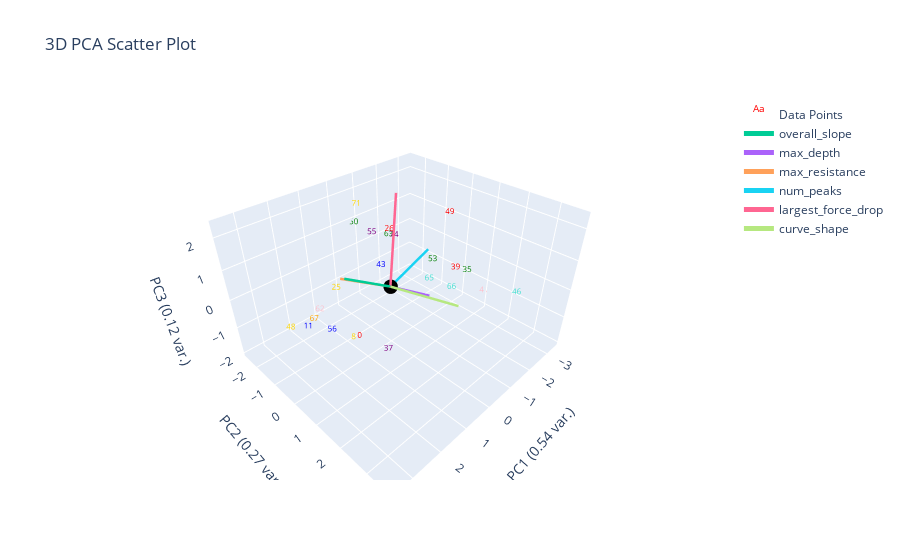

This figure's notebook cell:
### Markdown cell above
# Clustering Marion's Labels

### Code cell
marions_labeled_data = data_features_df[data_features_df['marions_ylabels'].notna()].copy() # removes NaN's which correspond to non-labled data
# encodes object into categorical variables
marions_labeled_data['encoded'], uniques = pd.factorize(marions_labeled_data['marions_ylabels'])

plotting.plot_clusters_seperately(marions_labeled_data['encoded'].tolist(), marions_labeled_data.index.tolist(), depth_resist_curve_df_list, data_features_df, 
                         cluster_category_names=uniques.tolist())
plotting.plot_pca(marions_labeled_data, marions_labeled_data['encoded'], 3, graph_title='marions_ylabels')

### Figure 1 — Plotly figure (JSON) as saved in the notebook; plotly's stock layout.template omitted (floating-point values rounded to 4 significant figures)
{"data": [{"mode": "text", "name": "Data Points", "text": ["0", "8", "11", "25", "26", "35", "37", "39", "41", "43", "46", "48", "49", "50", "53", "55", "56", "62", "63", "65", "66", "67", "71", "74"], "textfont": {"color": ["red", "gold", "blue", "gold", "red", "green", "purple", "red", "pink", "blue", "turquoise", "gold", "red", "green", "green", "purple", "blue", "pink", "green", "turquoise", "turquoise", "orange", "gold", "purple"], "size": 8}, "type": "scatter3d", "x": [1.916, 2.222, 2.909, 2.025, -0.6364, -2.945, 1.934, -1.623, -3.38, 0.1618, -0.8563, 3.464, -2.59, -0.7466, -2.659, -1.089, 2.355, 1.059, -1.262, 0.06953, -1.777, 2.171, 0.1699, -0.893], "y": [0.7932, 0.93, -0.09073, 0.09645, -0.6994, 0.6112, 1.94, 1.126, 1.056, -0.2305, 3.649, 0.0472, -0.004798, -2.515, -0.6767, -2.029, 0.1888, -2.369, -1.398, 1.576, 0.9171, -0.954, -1.206, -0.7585], "z": [-0.604, -0.3684, -0.2018, 0.6915, 1.07, -0.883, -0.2886, 0.09117, -1.719, 0.3766, 0.898, 0.1894, 1.179, 0.5684, -0.9061, 0.2533, -0.4814, -1.987, 0.36, 0.7499, -0.8212, -0.9021, 1.994, 0.7415]}, {"marker": {"color": "black", "size": 5}, "mode": "markers", "name": "Origin", "showlegend": false, "type": "scatter3d", "x": [0], "y": [0], "z": [0]}, {"line": {"width": 5}, "mode": "lines+text", "name": "overall_slope", "textposition": "top center", "type": "scatter3d", "x": [0, 1.373], "y": [0, -0.365], "z": [0, 0.7556]}, {"line": {"width": 5}, "mode": "lines+text", "name": "max_depth", "textposition": "top center", "type": "scatter3d", "x": [0, -1.346], "y": [0, 0.3662], "z": [0, -0.8356]}, {"line": {"width": 5}, "mode": "lines+text", "name": "max_resistance", "textposition": "top center", "type": "scatter3d", "x": [0, 1.474], "y": [0, -0.4139], "z": [0, 0.779]}, {"line": {"width": 5}, "mode": "lines+text", "name": "num_peaks", "textposition": "top center", "type": "scatter3d", "x": [0, -1.346], "y": [0, 0.2431], "z": [0, 0.8129]}, {"line": {"width": 5}, "mode": "lines+text", "name": "largest_force_drop", "textposition": "top center", "type": "scatter3d", "x": [0, -1.091], "y": [0, -0.8517], "z": [0, 2.35]}, {"line": {"width": 5}, "mode": "lines+text", "name": "curve_shape", "textposition": "top center", "type": "scatter3d", "x": [0, 0.3591], "y": [0, 2.789], "z": [0, 0.971]}], "layout": {"autosize": true, "scene": {"xaxis": {"title": {"text": "PC1 (0.54 var.)"}}, "yaxis": {"title": {"text": "PC2 (0.27 var.)"}}, "zaxis": {"title": {"text": "PC3 (0.12 var.)"}}}, "title": {"text": "3D PCA Scatter Plot"}}}
